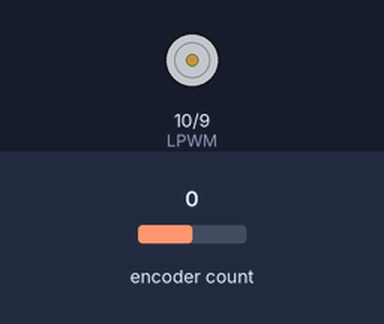
A sketch run on a simulated Arduino Uno, built with avr-gcc and run on an emulated ATmega328P. Parts: motor-driver pin pairs drawn as motors (green arrow = first pin HIGH = forward, orange = second pin HIGH = backward, longer = more drive). The test bench sets the inputs (shaded band); at power-on: encoder count 0. What the sketch prints to the serial monitor is not drawn.

Above: at 0.1 s.
At 0.6 s:
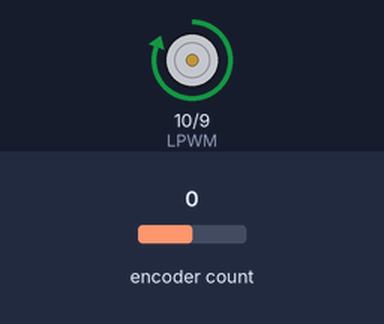
Timing chart, 0 to 2.1 s (numbered marks = the images above):
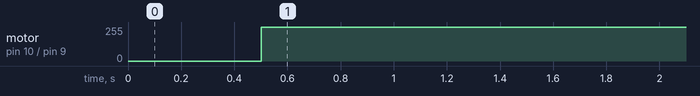

Measured:
- by itself, motor on pin 10 (LPWM) / pin 9 (RPWM): stopped → forward 255/255 at 0.50 s

The sketch:

PID_Speed_Control.ino
```cpp
#include <Encoder.h>

// Encoder pin definitions
Encoder myEnc(2, 3);  // Change according to your setup

// Motor control pins
#define LPWM 10          //Motor RPWM pin
#define RPWM 9           //Motor LPWM pin
int PWM_PIN = 0;         // PWM output pin to control motor speed (connect to motor driver)

// Motor and Encoder specific values
const int PPR = 204;   // Pulses per revolution (adjust according to your encoder spec)

// PID control variables
double Kp = 6.0;//6.0;       // Proportional gain
double Ki = 3.0;//3.0;       // Integral gain for controlling overshoot
double Kd = 0.01;//0.01;       // Derivative gain
double desiredSpeedRPM = 100; // Setpoint: Desired speed in RPM should be in range of the Max RPM of the motor
double currentSpeedRPM = 0;   // Measured speed in RPM
double previousError = 0;
double integral = 0;
double controlSignal = 0;
int maxPWM = 255;      // Max PWM value for 100% duty cycle
int minPWM = 0;        // Min PWM value
int direction = 0;     // 0 for one direction and 1 for another direction depending on pins used

// Variables to store encoder pulses and speed
unsigned long previousTime = 0;
unsigned long previousPIDTime = 0;  // Time for PID loop
unsigned long interval = 500;  // Time interval for speed calculation (in milliseconds)
long previousPosition = 0;
long currentPosition = 0;

void setup() {
  // Initialize Serial Monitor for debugging
  Serial.begin(9600);

  // Set up motor control pins
  pinMode(RPWM, OUTPUT);
  pinMode(LPWM, OUTPUT);


  // Initialize time
  previousTime = millis();
  previousPIDTime = millis();
}

void loop() {
  unsigned long currentTime = millis();
  unsigned long timeElapsed = currentTime - previousTime;
  // Calculate speed every interval (0.5 second = 500 ms)
  if (timeElapsed >= interval) {
  currentPosition = myEnc.read();
  currentPosition = currentPosition/4;
  long pulses = currentPosition - previousPosition;  // Number of pulses since last measurement
  currentSpeedRPM = (pulses * 60.0) / (PPR * (timeElapsed / 1000.0)); // Calculating speed using pulses from encoder and pulse per revolution PPR of encoder disk
  if(direction == 1)
  {
  PWM_PIN = RPWM;
  }
  if(direction == 0)
  {
    currentSpeedRPM = -currentSpeedRPM;
    PWM_PIN = LPWM;
  }
  double error = desiredSpeedRPM - currentSpeedRPM;  // Error = Setpoint - Actual Speed
  integral += error * (10.0 / 1000.0);     // Integral term
  double derivative = (error - previousError) / (10.0 / 1000.0);  // Derivative term
  controlSignal = (Kp * error) + (Ki * integral) + (Kd * derivative);  // PID output
  controlSignal = constrain(controlSignal, minPWM, maxPWM);  // Constrain PWM between 0 and 255

  analogWrite(PWM_PIN, controlSignal);  // Apply PWM to motor
  int currspeed = int(currentSpeedRPM); // converts double variable to int

    // Print speed in RPM to Serial Monitor
    Serial.print("Upper: "); // ajust the upper limit according to max RPM of the motor to see the full graph
    Serial.print("500");
    Serial.print(",");
    Serial.print("Lower: ");
    Serial.print("10");
    Serial.print(",");
    Serial.print("speed: ");
    Serial.println(currspeed);
    previousError = error;
  }
}
```
